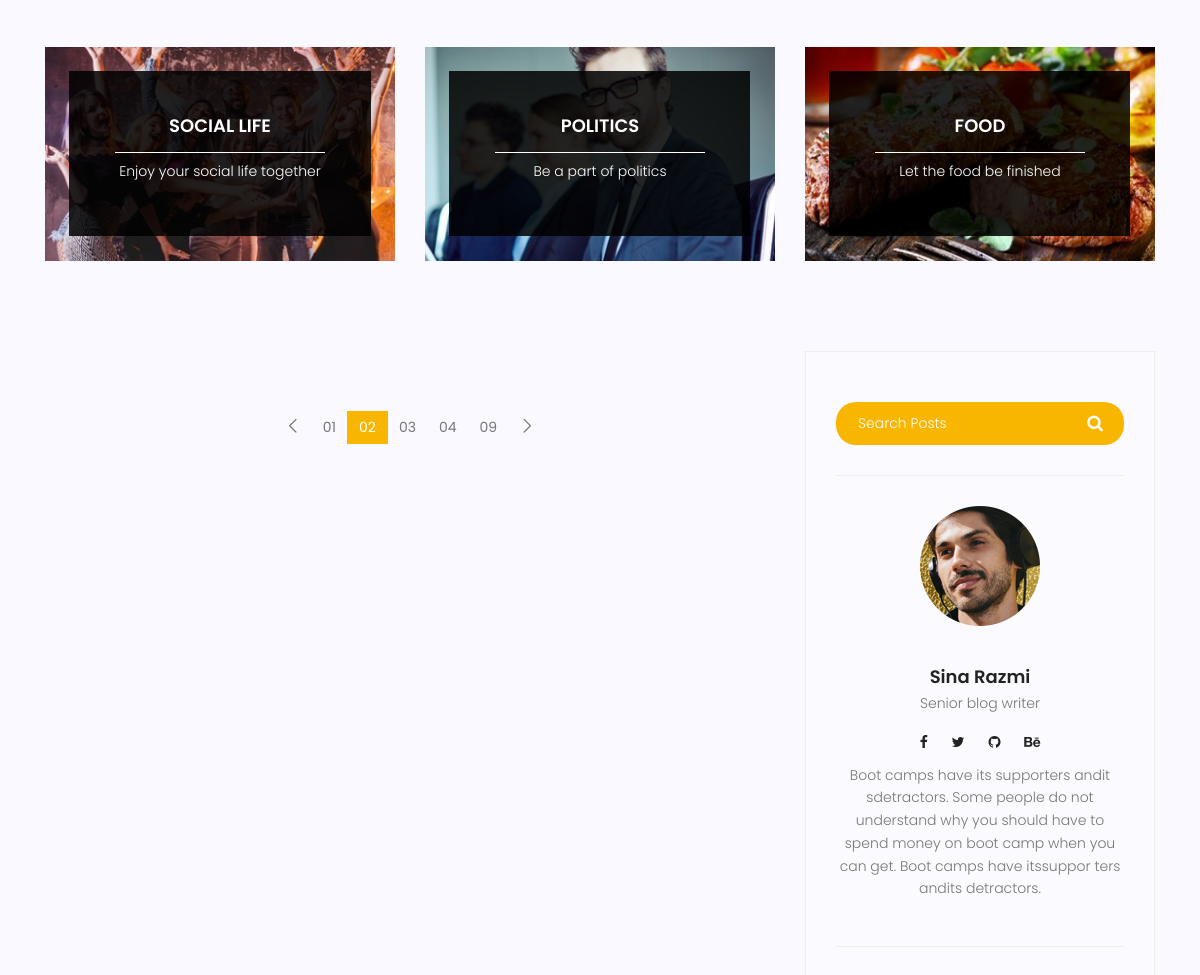
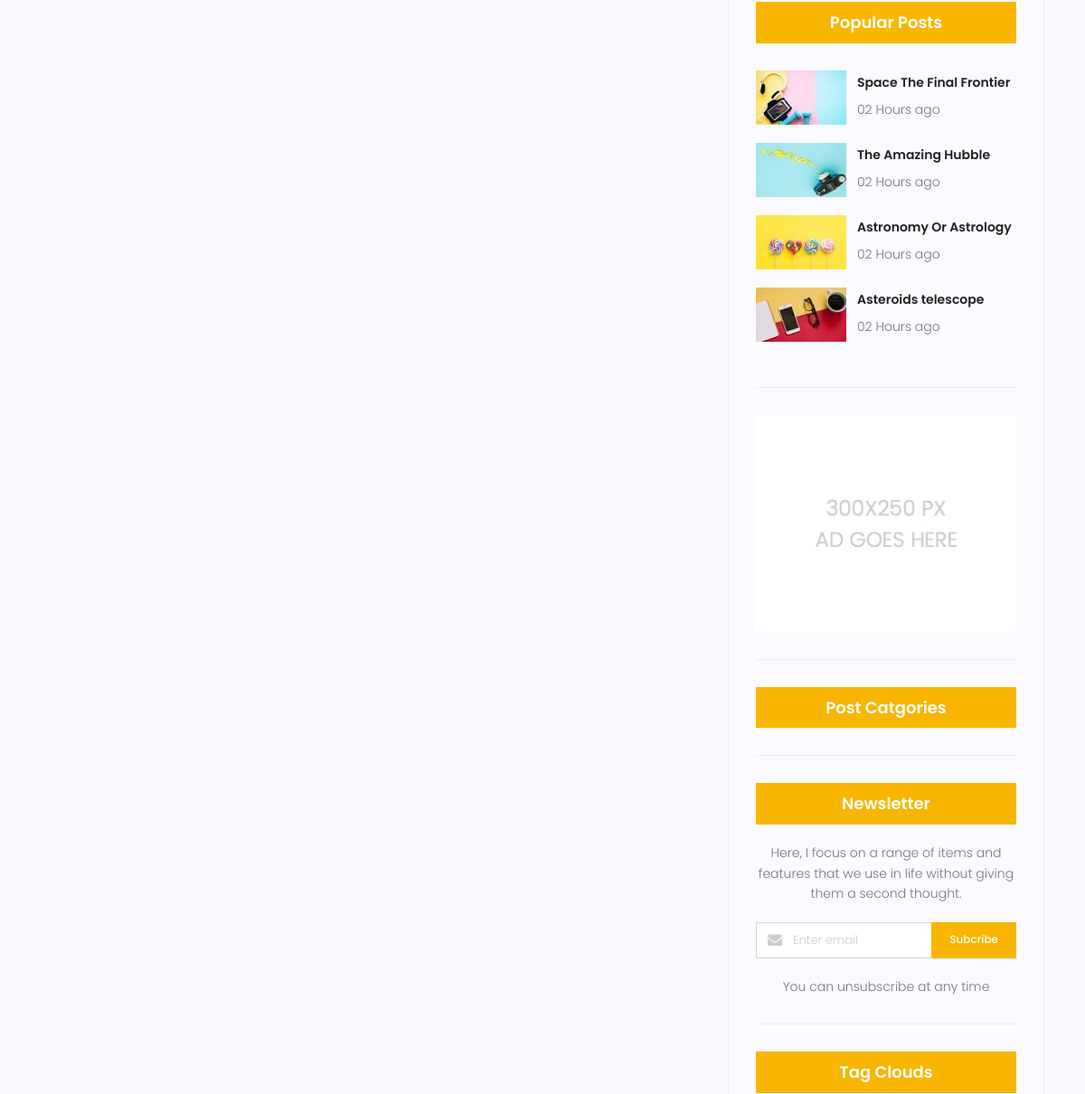
Before: /blog/category/IT (middle part) with the older database file (2 pictures, top to bottom).
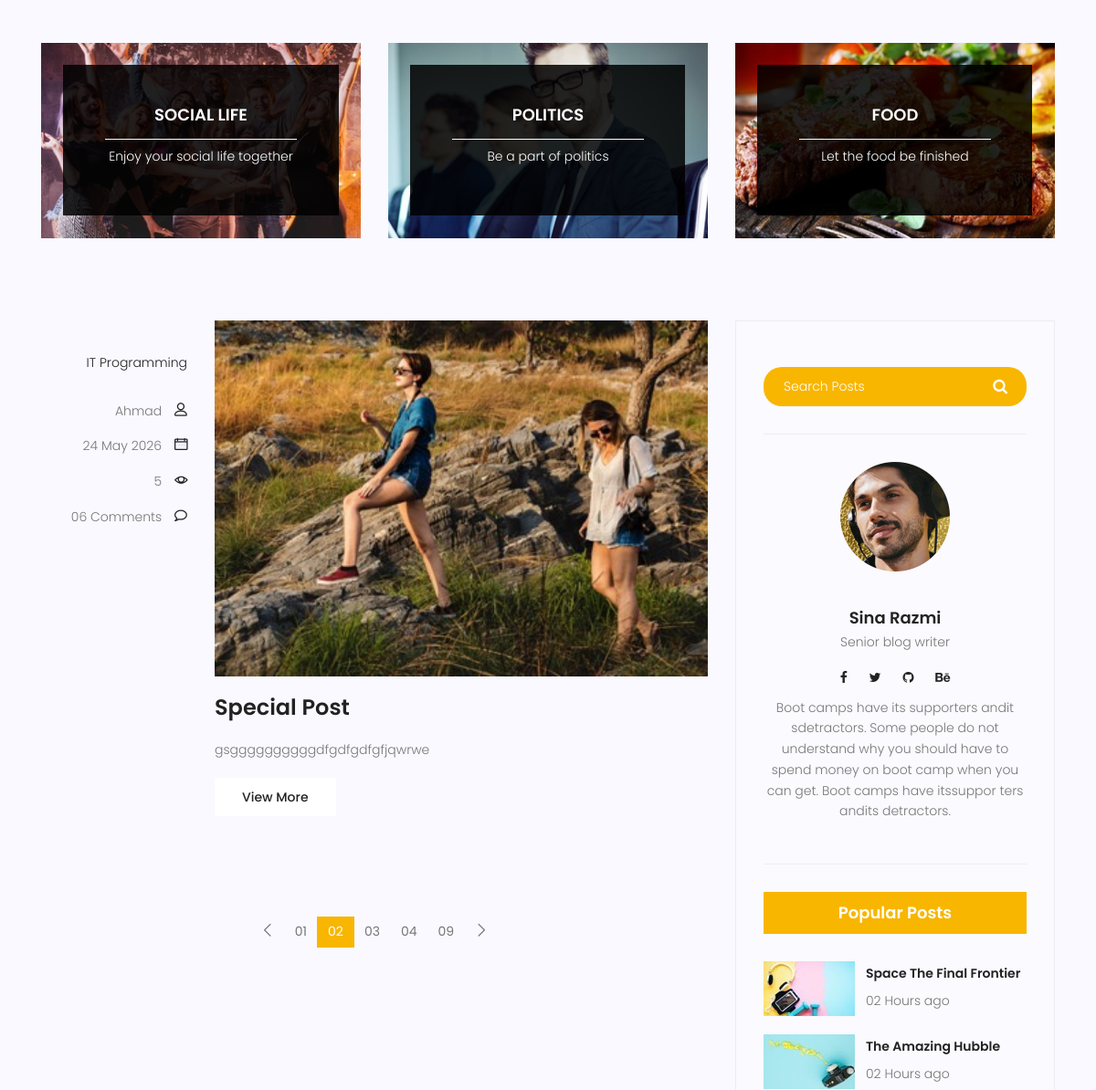
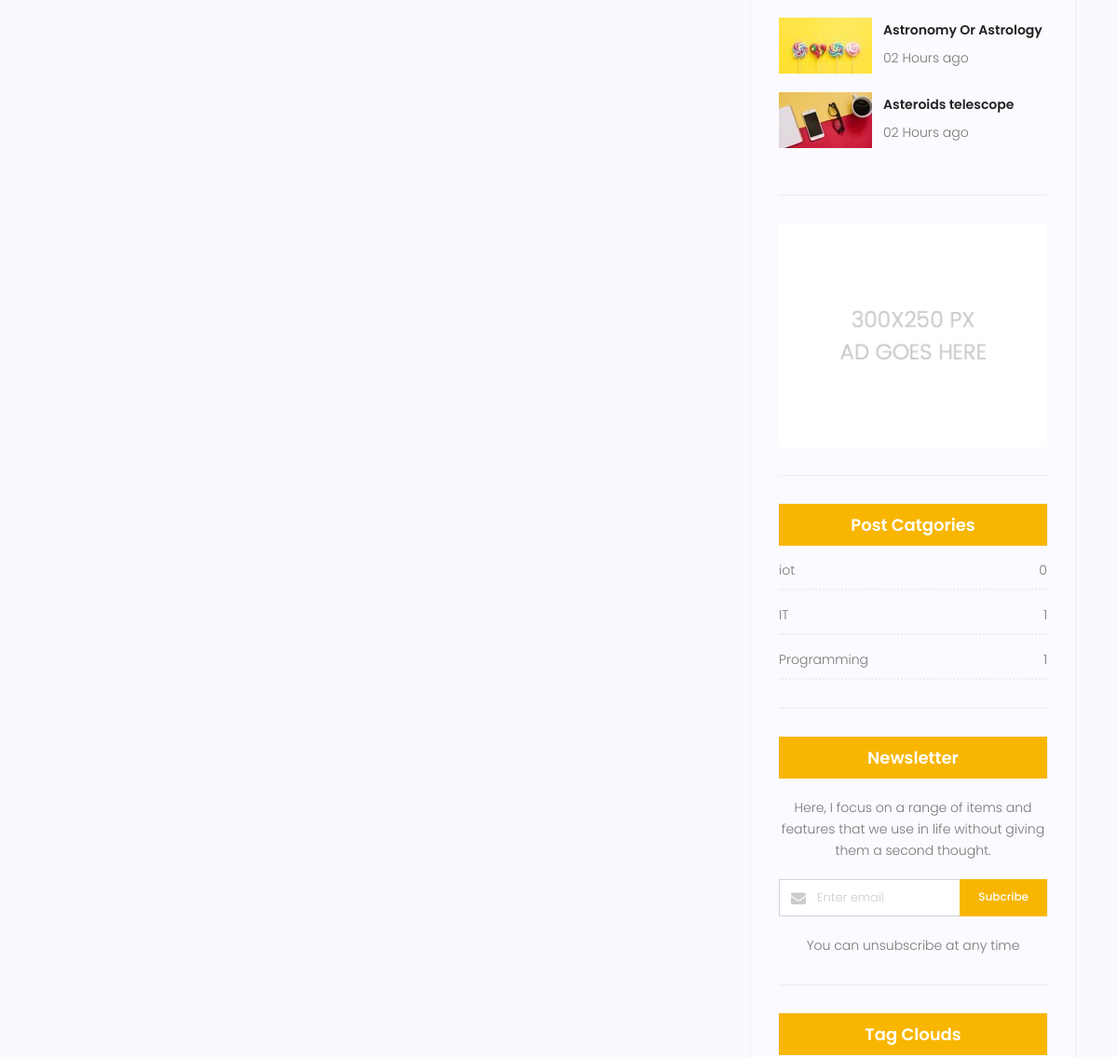
After: the same page with the newer database file (2 pictures, top to bottom).
### blog/models.py (models this page shows, shortened)
class Category(models.Model):
    name = models.CharField(max_length=255)
    def __str__(self):
        return self.name

class Post(models.Model):
    image = models.ImageField(upload_to = 'blog/', default='blog/default.jpg')
    author = models.ForeignKey(User, on_delete=models.SET_NULL, null=True)
    title = models.CharField(max_length = 255)
    content = models.TextField()
    category = models.ManyToManyField(Category)
    counted_views = models.IntegerField(default = 0)
    status = models.BooleanField(default=False)
    published_date = models.DateTimeField(null=True)
    created_date= models.DateTimeField(auto_now_add=True)
    updated_date = models.DateTimeField(auto_now=True)
    class Meta:
        ordering = ['-created_date']

### blog/views.py (the view)
# urls.py: path('category/<str:cat_name>', blog_category, name = 'category'),
def blog_category(request, cat_name):
    posts = Post.objects.filter(status = 1)
    posts = posts.filter(category__name = cat_name)
    context = {'posts': posts}
    return render(request, 'blog/blog-home.html', context)

### blog/templatetags/blog-tags.py (called while the page is built)
@register.inclusion_tag('blog/blog-post-categories.html')
def postcategories():
    posts = Post.objects.filter(status = 1)
    categories = Category.objects.all()
    cat_dict = {}
    for name in categories:
        cat_dict[name] = posts.filter(category=name).count()
    return {'categories':cat_dict}

### templates/blog/blog-home.html (shortened to what the changed rows need)
{% extends 'base.html' %}
{% load static %}
{% load blog-tags %}
{% block content %}
			<section class="post-content-area">
				<div class="container">
					<div class="row">
						<div class="col-lg-8 posts-list">
							{% for post in posts %}
							<div class="single-post row">
								<div class="col-lg-3  col-md-3 meta-details">
									<ul class="tags">
										 {% for cat in post.category.all %}
											<li><a href="{% url 'blog:category' cat_name=cat.name %}">{{ cat.name }}</a></li>
										{% endfor %}
									</ul>
									<div class="user-details row">
										<p class="user-name col-lg-12 col-md-12 col-6"><a href="#">{{ post.author }}</a> <span class="lnr lnr-user"></span></p>
										<p class="date col-lg-12 col-md-12 col-6"><a href="#">{{ post.published_date|date:'d M Y' }}</a> <span class="lnr lnr-calendar-full"></span></p>
										<p class="view col-lg-12 col-md-12 col-6"><a href="#">{{ post.counted_views }}</a> <span class="lnr lnr-eye"></span></p>
										<p class="comments col-lg-12 col-md-12 col-6"><a href="#">06 Comments</a> <span class="lnr lnr-bubble"></span></p>
									</div>
								</div>
								<div class="col-lg-9 col-md-9 ">
									<div class="feature-img">
										<img class="img-fluid" src="{{ post.image.url }}" alt="">
									</div>
									<a class="posts-title" href="{% url 'blog:single' pid=post.id %}"><h3>{{post.title}}</h3></a>
									<p class="excert">
										{{ post.content|truncatewords:50 }}
									</p>
									<a href="blog-single.html" class="primary-btn">View More</a>
								</div>
							</div>
							{%endfor%}
						</div>
						<div class="col-lg-4 sidebar-widgets">
							<div class="widget-wrap">
								{% postcategories %}
							</div>
						</div>
					</div>
				</div>
			</section>
			{% endblock %}

### templates/blog/blog-post-categories.html
{% load static %}
<div class="single-sidebar-widget post-category-widget">
									<h4 class="category-title">Post Catgories</h4>
									<ul class="cat-list">
                                        {% for name,count in categories.items %}
										    <li>
											    <a href="#" class="d-flex justify-content-between">
											    	<p>{{ name }}</p>
											    	<p>{{ count }}</p>
											    </a>
										    </li>
                                        {% endfor %}
									</ul>
								</div>

Changed rows visible on the page:
now on this page (row edited): Post: author "Ahmad", published_date "24 May 2026", counted_views "5", image (picture), title "Special Post", content "gsggggggggggdfgdfgdfgfjqwrwe"
added Category: name "IT", count "1"
added Category: name "Programming", count "1"
added Category: name "iot", count "0", shown under "Post Catgories"
